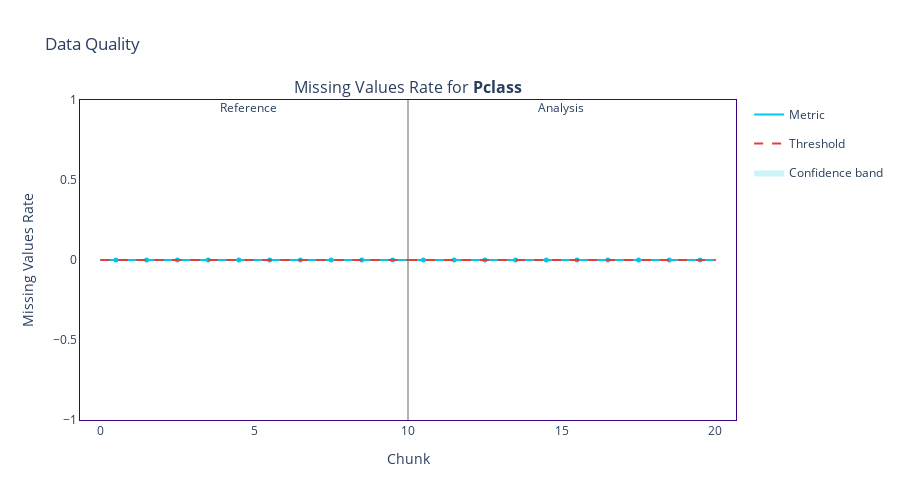
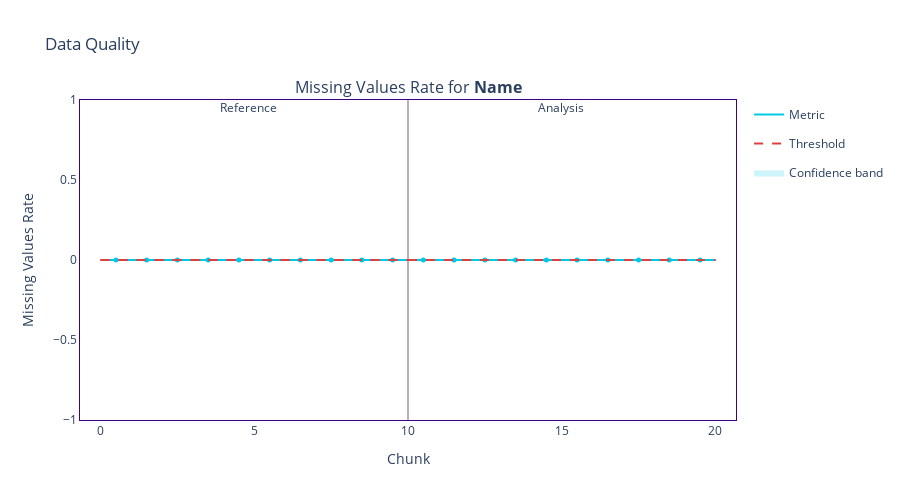
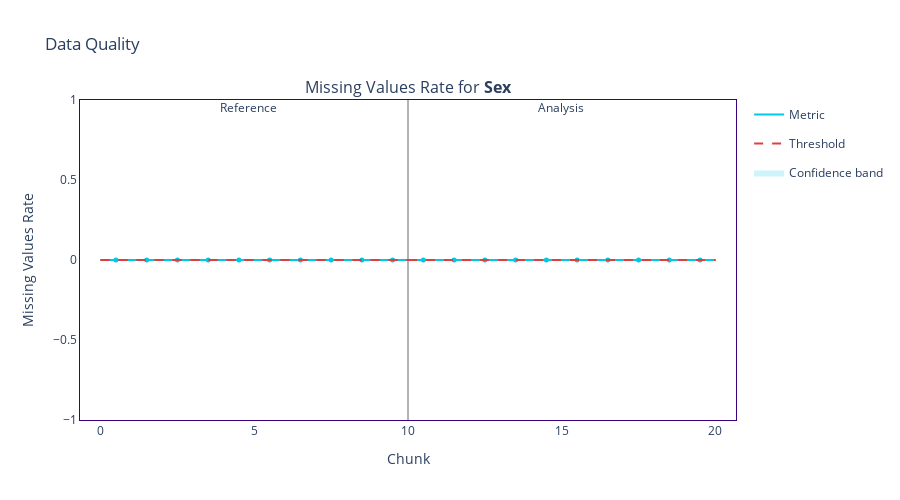
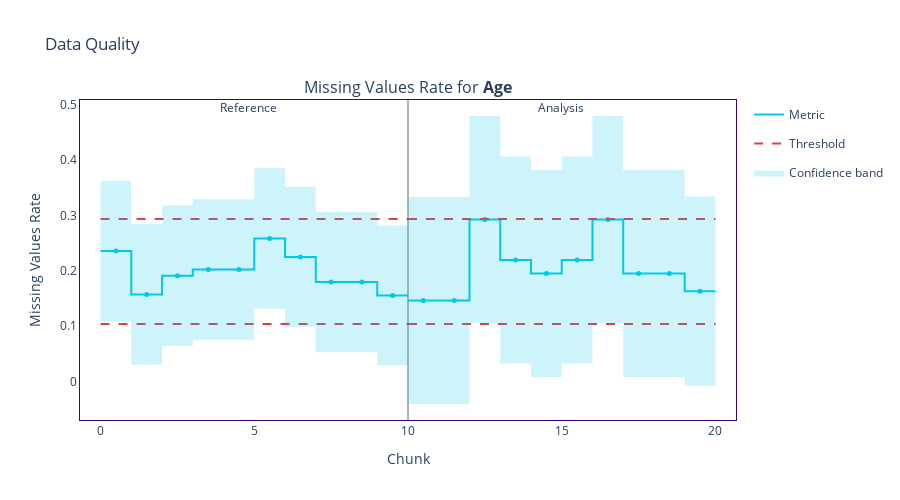

The code cell stored with these charts, in order, in its notebook:
### Code cell
for column_name in results.column_names:
     results.filter(column_names=column_name).plot().show()

### Figure 1 — Plotly figure (JSON) as saved in the notebook; plotly's stock layout.template omitted (floating-point values rounded to 4 significant figures)
{"data": [{"hoverinfo": "skip", "legendgroup": "metric_reference", "line": {"color": "#00c8e5", "shape": "hv", "width": 2}, "mode": "lines", "name": "Metric", "showlegend": true, "type": "scatter", "x": [0, 1, 2, 3, 4, 5, 6, 7, 8, 9, 10], "xaxis": "x", "y": [0, 0, 0, 0, 0, 0, 0, 0, 0, 0, 0], "yaxis": "y"}, {"customdata": [["Missing Values Rate for <b>Pclass</b>", "<b style=\"color:#00c8e5;line-height:60px\">Reference</b>", "", "[0:88]", "Chunk index: <b>0</b>", 0, 0], ["Missing Values Rate for <b>Pclass</b>", "<b style=\"color:#00c8e5;line-height:60px\">Reference</b>", "", "[89:177]", "Chunk index: <b>1</b>", 0, 0], ["Missing Values Rate for <b>Pclass</b>", "<b style=\"color:#00c8e5;line-height:60px\">Reference</b>", "", "[178:266]", "Chunk index: <b>2</b>", 0, 0], ["Missing Values Rate for <b>Pclass</b>", "<b style=\"color:#00c8e5;line-height:60px\">Reference</b>", "", "[267:355]", "Chunk index: <b>3</b>", 0, 0], ["Missing Values Rate for <b>Pclass</b>", "<b style=\"color:#00c8e5;line-height:60px\">Reference</b>", "", "[356:444]", "Chunk index: <b>4</b>", 0, 0], ["Missing Values Rate for <b>Pclass</b>", "<b style=\"color:#00c8e5;line-height:60px\">Reference</b>", "", "[445:533]", "Chunk index: <b>5</b>", 0, 0], ["Missing Values Rate for <b>Pclass</b>", "<b style=\"color:#00c8e5;line-height:60px\">Reference</b>", "", "[534:622]", "Chunk index: <b>6</b>", 0, 0], ["Missing Values Rate for <b>Pclass</b>", "<b style=\"color:#00c8e5;line-height:60px\">Reference</b>", "", "[623:711]", "Chunk index: <b>7</b>", 0, 0], ["Missing Values Rate for <b>Pclass</b>", "<b style=\"color:#00c8e5;line-height:60px\">Reference</b>", "", "[712:800]", "Chunk index: <b>8</b>", 0, 0], ["Missing Values Rate for <b>Pclass</b>", "<b style=\"color:#00c8e5;line-height:60px\">Reference</b>", "", "[801:890]", "Chunk index: <b>9</b>", 0, 0]], "hovertemplate": "%{customdata[1]} &nbsp; &nbsp; %{customdata[2]} <br />Chunk: <b>%{customdata[3]}</b> &nbsp; &nbsp; %{customdata[4]} <br />%{customdata[0]}: <b>%{customdata[5]}</b><br />Confidence band: +/- <b>%{customdata[6]}</b><br /><extra></extra>", "legendgroup": "metric_reference", "marker": {"color": "#00c8e5", "size": 5, "symbol": "circle"}, "mode": "markers", "name": "Metric", "showlegend": false, "type": "scatter", "x": [0.5, 1.5, 2.5, 3.5, 4.5, 5.5, 6.5, 7.5, 8.5, 9.5], "xaxis": "x", "y": [0, 0, 0, 0, 0, 0, 0, 0, 0, 0, 0], "yaxis": "y"}, {"hoverinfo": "skip", "legendgroup": "metric_analysis", "line": {"color": "#00c8e5", "shape": "hv", "width": 2}, "mode": "lines", "name": "Metric", "showlegend": false, "type": "scatter", "x": [10, 11, 12, 13, 14, 15, 16, 17, 18, 19, 20], "xaxis": "x", "y": [0, 0, 0, 0, 0, 0, 0, 0, 0, 0, 0], "yaxis": "y"}, {"customdata": [["Missing Values Rate for <b>Pclass</b>", "<b style=\"color:#3b0280;line-height:60px\">Analysis</b>", "", "[0:40]", "Chunk index: <b>0</b>", 0, 0], ["Missing Values Rate for <b>Pclass</b>", "<b style=\"color:#3b0280;line-height:60px\">Analysis</b>", "", "[41:81]", "Chunk index: <b>1</b>", 0, 0], ["Missing Values Rate for <b>Pclass</b>", "<b style=\"color:#3b0280;line-height:60px\">Analysis</b>", "", "[82:122]", "Chunk index: <b>2</b>", 0, 0], ["Missing Values Rate for <b>Pclass</b>", "<b style=\"color:#3b0280;line-height:60px\">Analysis</b>", "", "[123:163]", "Chunk index: <b>3</b>", 0, 0], ["Missing Values Rate for <b>Pclass</b>", "<b style=\"color:#3b0280;line-height:60px\">Analysis</b>", "", "[164:204]", "Chunk index: <b>4</b>", 0, 0], ["Missing Values Rate for <b>Pclass</b>", "<b style=\"color:#3b0280;line-height:60px\">Analysis</b>", "", "[205:245]", "Chunk index: <b>5</b>", 0, 0], ["Missing Values Rate for <b>Pclass</b>", "<b style=\"color:#3b0280;line-height:60px\">Analysis</b>", "", "[246:286]", "Chunk index: <b>6</b>", 0, 0], ["Missing Values Rate for <b>Pclass</b>", "<b style=\"color:#3b0280;line-height:60px\">Analysis</b>", "", "[287:327]", "Chunk index: <b>7</b>", 0, 0], ["Missing Values Rate for <b>Pclass</b>", "<b style=\"color:#3b0280;line-height:60px\">Analysis</b>", "", "[328:368]", "Chunk index: <b>8</b>", 0, 0], ["Missing Values Rate for <b>Pclass</b>", "<b style=\"color:#3b0280;line-height:60px\">Analysis</b>", "", "[369:417]", "Chunk index: <b>9</b>", 0, 0]], "hovertemplate": "%{customdata[1]} &nbsp; &nbsp; %{customdata[2]} <br />Chunk: <b>%{customdata[3]}</b> &nbsp; &nbsp; %{customdata[4]} <br />%{customdata[0]}: <b>%{customdata[5]}</b><br />Confidence band: +/- <b>%{customdata[6]}</b><br /><extra></extra>", "legendgroup": "metric_analysis", "marker": {"color": "#00c8e5", "size": 5, "symbol": "circle"}, "mode": "markers", "name": "Metric", "showlegend": false, "type": "scatter", "x": [10.5, 11.5, 12.5, 13.5, 14.5, 15.5, 16.5, 17.5, 18.5, 19.5], "xaxis": "x", "y": [0, 0, 0, 0, 0, 0, 0, 0, 0, 0, 0], "yaxis": "y"}, {"hoverinfo": "skip", "legendgroup": "alert", "marker": {"color": "#DD4040", "size": 8, "symbol": "diamond"}, "mode": "markers", "name": "Alert", "showlegend": true, "type": "scatter", "x": [], "xaxis": "x", "y": [], "yaxis": "y"}, {"hoverinfo": "skip", "legendgroup": "thresh", "line": {"color": "#DD4040", "dash": "dash", "width": 2}, "mode": "lines", "name": "Threshold", "showlegend": true, "type": "scatter", "x": [0, 1, 2, 3, 4, 5, 6, 7, 8, 9, 10], "xaxis": "x", "y": [0, 0, 0, 0, 0, 0, 0, 0, 0, 0, 0], "yaxis": "y"}, {"hoverinfo": "skip", "legendgroup": "thresh", "line": {"color": "#DD4040", "dash": "dash", "width": 2}, "mode": "lines", "name": "Threshold", "showlegend": false, "type": "scatter", "x": [0, 1, 2, 3, 4, 5, 6, 7, 8, 9, 10], "xaxis": "x", "y": [0, 0, 0, 0, 0, 0, 0, 0, 0, 0, 0], "yaxis": "y"}, {"hoverinfo": "skip", "legendgroup": "thresh", "line": {"color": "#DD4040", "dash": "dash", "width": 2}, "mode": "lines", "name": "Threshold", "showlegend": false, "type": "scatter", "x": [10, 11, 12, 13, 14, 15, 16, 17, 18, 19, 20], "xaxis": "x", "y": [0, 0, 0, 0, 0, 0, 0, 0, 0, 0, 0], "yaxis": "y"}, {"hoverinfo": "skip", "legendgroup": "thresh", "line": {"color": "#DD4040", "dash": "dash", "width": 2}, "mode": "lines", "name": "Threshold", "showlegend": false, "type": "scatter", "x": [10, 11, 12, 13, 14, 15, 16, 17, 18, 19, 20], "xaxis": "x", "y": [0, 0, 0, 0, 0, 0, 0, 0, 0, 0, 0], "yaxis": "y"}, {"hoverinfo": "skip", "line": {"color": "rgba(0,0,0,0)", "shape": "hv"}, "mode": "lines", "name": "Confidence band", "showlegend": false, "type": "scatter", "x": [0, 1, 2, 3, 4, 5, 6, 7, 8, 9, 10], "xaxis": "x", "y": [0, 0, 0, 0, 0, 0, 0, 0, 0, 0, 0], "yaxis": "y"}, {"fill": "tonexty", "fillcolor": "rgba(0.0, 0.7843137254901961, 0.8980392156862745, 0.2)", "hoverinfo": "skip", "line": {"color": "rgba(0,0,0,0)", "shape": "hv"}, "mode": "lines", "name": "Confidence band", "showlegend": true, "type": "scatter", "x": [0, 1, 2, 3, 4, 5, 6, 7, 8, 9, 10], "xaxis": "x", "y": [0, 0, 0, 0, 0, 0, 0, 0, 0, 0, 0], "yaxis": "y"}, {"hoverinfo": "skip", "line": {"color": "rgba(0,0,0,0)", "shape": "hv"}, "mode": "lines", "name": "Confidence band", "showlegend": false, "type": "scatter", "x": [10, 11, 12, 13, 14, 15, 16, 17, 18, 19, 20], "xaxis": "x", "y": [0, 0, 0, 0, 0, 0, 0, 0, 0, 0, 0], "yaxis": "y"}, {"fill": "tonexty", "fillcolor": "rgba(0.0, 0.7843137254901961, 0.8980392156862745, 0.2)", "hoverinfo": "skip", "line": {"color": "rgba(0,0,0,0)", "shape": "hv"}, "mode": "lines", "name": "Confidence band", "showlegend": false, "type": "scatter", "x": [10, 11, 12, 13, 14, 15, 16, 17, 18, 19, 20], "xaxis": "x", "y": [0, 0, 0, 0, 0, 0, 0, 0, 0, 0, 0], "yaxis": "y"}], "layout": {"annotations": [{"font": {"size": 16}, "showarrow": false, "text": "Missing Values Rate for <b>Pclass</b>", "x": 0.5, "xanchor": "center", "xref": "paper", "y": 1, "yanchor": "bottom", "yref": "paper"}, {"showarrow": false, "text": "Reference", "x": 4.5, "xref": "x", "xshift": 10, "y": 1.01, "yref": "y domain"}, {"showarrow": false, "text": "Analysis", "x": 14.5, "xref": "x", "xshift": 15, "y": 1.01, "yref": "y domain"}], "height": 500, "hoverlabel": {"bgcolor": "white", "font": {"size": 14}}, "legend": {"itemclick": false, "itemdoubleclick": false, "traceorder": "grouped"}, "paper_bgcolor": "rgba(255,255,255,1)", "plot_bgcolor": "rgba(255,255,255,1)", "shapes": [{"layer": "below", "line": {"color": "#666666", "width": 1}, "type": "line", "x0": 10, "x1": 10, "xref": "x", "y0": 0, "y1": 1, "yref": "y domain"}], "title": {"text": "Data Quality "}, "xaxis": {"anchor": "y", "domain": [0, 1], "linecolor": "#3b0280", "matches": "x", "mirror": true, "showgrid": false, "title": {"text": "Chunk"}, "zeroline": false}, "yaxis": {"anchor": "x", "domain": [0, 1], "linecolor": "#3b0280", "mirror": true, "showgrid": false, "title": {"text": "Missing Values Rate"}, "zeroline": false}}}

### Figure 2 — Plotly figure (JSON) as saved in the notebook; plotly's stock layout.template omitted (floating-point values rounded to 4 significant figures)
{"data": [{"hoverinfo": "skip", "legendgroup": "metric_reference", "line": {"color": "#00c8e5", "shape": "hv", "width": 2}, "mode": "lines", "name": "Metric", "showlegend": true, "type": "scatter", "x": [0, 1, 2, 3, 4, 5, 6, 7, 8, 9, 10], "xaxis": "x", "y": [0, 0, 0, 0, 0, 0, 0, 0, 0, 0, 0], "yaxis": "y"}, {"customdata": [["Missing Values Rate for <b>Name</b>", "<b style=\"color:#00c8e5;line-height:60px\">Reference</b>", "", "[0:88]", "Chunk index: <b>0</b>", 0, 0], ["Missing Values Rate for <b>Name</b>", "<b style=\"color:#00c8e5;line-height:60px\">Reference</b>", "", "[89:177]", "Chunk index: <b>1</b>", 0, 0], ["Missing Values Rate for <b>Name</b>", "<b style=\"color:#00c8e5;line-height:60px\">Reference</b>", "", "[178:266]", "Chunk index: <b>2</b>", 0, 0], ["Missing Values Rate for <b>Name</b>", "<b style=\"color:#00c8e5;line-height:60px\">Reference</b>", "", "[267:355]", "Chunk index: <b>3</b>", 0, 0], ["Missing Values Rate for <b>Name</b>", "<b style=\"color:#00c8e5;line-height:60px\">Reference</b>", "", "[356:444]", "Chunk index: <b>4</b>", 0, 0], ["Missing Values Rate for <b>Name</b>", "<b style=\"color:#00c8e5;line-height:60px\">Reference</b>", "", "[445:533]", "Chunk index: <b>5</b>", 0, 0], ["Missing Values Rate for <b>Name</b>", "<b style=\"color:#00c8e5;line-height:60px\">Reference</b>", "", "[534:622]", "Chunk index: <b>6</b>", 0, 0], ["Missing Values Rate for <b>Name</b>", "<b style=\"color:#00c8e5;line-height:60px\">Reference</b>", "", "[623:711]", "Chunk index: <b>7</b>", 0, 0], ["Missing Values Rate for <b>Name</b>", "<b style=\"color:#00c8e5;line-height:60px\">Reference</b>", "", "[712:800]", "Chunk index: <b>8</b>", 0, 0], ["Missing Values Rate for <b>Name</b>", "<b style=\"color:#00c8e5;line-height:60px\">Reference</b>", "", "[801:890]", "Chunk index: <b>9</b>", 0, 0]], "hovertemplate": "%{customdata[1]} &nbsp; &nbsp; %{customdata[2]} <br />Chunk: <b>%{customdata[3]}</b> &nbsp; &nbsp; %{customdata[4]} <br />%{customdata[0]}: <b>%{customdata[5]}</b><br />Confidence band: +/- <b>%{customdata[6]}</b><br /><extra></extra>", "legendgroup": "metric_reference", "marker": {"color": "#00c8e5", "size": 5, "symbol": "circle"}, "mode": "markers", "name": "Metric", "showlegend": false, "type": "scatter", "x": [0.5, 1.5, 2.5, 3.5, 4.5, 5.5, 6.5, 7.5, 8.5, 9.5], "xaxis": "x", "y": [0, 0, 0, 0, 0, 0, 0, 0, 0, 0, 0], "yaxis": "y"}, {"hoverinfo": "skip", "legendgroup": "metric_analysis", "line": {"color": "#00c8e5", "shape": "hv", "width": 2}, "mode": "lines", "name": "Metric", "showlegend": false, "type": "scatter", "x": [10, 11, 12, 13, 14, 15, 16, 17, 18, 19, 20], "xaxis": "x", "y": [0, 0, 0, 0, 0, 0, 0, 0, 0, 0, 0], "yaxis": "y"}, {"customdata": [["Missing Values Rate for <b>Name</b>", "<b style=\"color:#3b0280;line-height:60px\">Analysis</b>", "", "[0:40]", "Chunk index: <b>0</b>", 0, 0], ["Missing Values Rate for <b>Name</b>", "<b style=\"color:#3b0280;line-height:60px\">Analysis</b>", "", "[41:81]", "Chunk index: <b>1</b>", 0, 0], ["Missing Values Rate for <b>Name</b>", "<b style=\"color:#3b0280;line-height:60px\">Analysis</b>", "", "[82:122]", "Chunk index: <b>2</b>", 0, 0], ["Missing Values Rate for <b>Name</b>", "<b style=\"color:#3b0280;line-height:60px\">Analysis</b>", "", "[123:163]", "Chunk index: <b>3</b>", 0, 0], ["Missing Values Rate for <b>Name</b>", "<b style=\"color:#3b0280;line-height:60px\">Analysis</b>", "", "[164:204]", "Chunk index: <b>4</b>", 0, 0], ["Missing Values Rate for <b>Name</b>", "<b style=\"color:#3b0280;line-height:60px\">Analysis</b>", "", "[205:245]", "Chunk index: <b>5</b>", 0, 0], ["Missing Values Rate for <b>Name</b>", "<b style=\"color:#3b0280;line-height:60px\">Analysis</b>", "", "[246:286]", "Chunk index: <b>6</b>", 0, 0], ["Missing Values Rate for <b>Name</b>", "<b style=\"color:#3b0280;line-height:60px\">Analysis</b>", "", "[287:327]", "Chunk index: <b>7</b>", 0, 0], ["Missing Values Rate for <b>Name</b>", "<b style=\"color:#3b0280;line-height:60px\">Analysis</b>", "", "[328:368]", "Chunk index: <b>8</b>", 0, 0], ["Missing Values Rate for <b>Name</b>", "<b style=\"color:#3b0280;line-height:60px\">Analysis</b>", "", "[369:417]", "Chunk index: <b>9</b>", 0, 0]], "hovertemplate": "%{customdata[1]} &nbsp; &nbsp; %{customdata[2]} <br />Chunk: <b>%{customdata[3]}</b> &nbsp; &nbsp; %{customdata[4]} <br />%{customdata[0]}: <b>%{customdata[5]}</b><br />Confidence band: +/- <b>%{customdata[6]}</b><br /><extra></extra>", "legendgroup": "metric_analysis", "marker": {"color": "#00c8e5", "size": 5, "symbol": "circle"}, "mode": "markers", "name": "Metric", "showlegend": false, "type": "scatter", "x": [10.5, 11.5, 12.5, 13.5, 14.5, 15.5, 16.5, 17.5, 18.5, 19.5], "xaxis": "x", "y": [0, 0, 0, 0, 0, 0, 0, 0, 0, 0, 0], "yaxis": "y"}, {"hoverinfo": "skip", "legendgroup": "alert", "marker": {"color": "#DD4040", "size": 8, "symbol": "diamond"}, "mode": "markers", "name": "Alert", "showlegend": true, "type": "scatter", "x": [], "xaxis": "x", "y": [], "yaxis": "y"}, {"hoverinfo": "skip", "legendgroup": "thresh", "line": {"color": "#DD4040", "dash": "dash", "width": 2}, "mode": "lines", "name": "Threshold", "showlegend": true, "type": "scatter", "x": [0, 1, 2, 3, 4, 5, 6, 7, 8, 9, 10], "xaxis": "x", "y": [0, 0, 0, 0, 0, 0, 0, 0, 0, 0, 0], "yaxis": "y"}, {"hoverinfo": "skip", "legendgroup": "thresh", "line": {"color": "#DD4040", "dash": "dash", "width": 2}, "mode": "lines", "name": "Threshold", "showlegend": false, "type": "scatter", "x": [0, 1, 2, 3, 4, 5, 6, 7, 8, 9, 10], "xaxis": "x", "y": [0, 0, 0, 0, 0, 0, 0, 0, 0, 0, 0], "yaxis": "y"}, {"hoverinfo": "skip", "legendgroup": "thresh", "line": {"color": "#DD4040", "dash": "dash", "width": 2}, "mode": "lines", "name": "Threshold", "showlegend": false, "type": "scatter", "x": [10, 11, 12, 13, 14, 15, 16, 17, 18, 19, 20], "xaxis": "x", "y": [0, 0, 0, 0, 0, 0, 0, 0, 0, 0, 0], "yaxis": "y"}, {"hoverinfo": "skip", "legendgroup": "thresh", "line": {"color": "#DD4040", "dash": "dash", "width": 2}, "mode": "lines", "name": "Threshold", "showlegend": false, "type": "scatter", "x": [10, 11, 12, 13, 14, 15, 16, 17, 18, 19, 20], "xaxis": "x", "y": [0, 0, 0, 0, 0, 0, 0, 0, 0, 0, 0], "yaxis": "y"}, {"hoverinfo": "skip", "line": {"color": "rgba(0,0,0,0)", "shape": "hv"}, "mode": "lines", "name": "Confidence band", "showlegend": false, "type": "scatter", "x": [0, 1, 2, 3, 4, 5, 6, 7, 8, 9, 10], "xaxis": "x", "y": [0, 0, 0, 0, 0, 0, 0, 0, 0, 0, 0], "yaxis": "y"}, {"fill": "tonexty", "fillcolor": "rgba(0.0, 0.7843137254901961, 0.8980392156862745, 0.2)", "hoverinfo": "skip", "line": {"color": "rgba(0,0,0,0)", "shape": "hv"}, "mode": "lines", "name": "Confidence band", "showlegend": true, "type": "scatter", "x": [0, 1, 2, 3, 4, 5, 6, 7, 8, 9, 10], "xaxis": "x", "y": [0, 0, 0, 0, 0, 0, 0, 0, 0, 0, 0], "yaxis": "y"}, {"hoverinfo": "skip", "line": {"color": "rgba(0,0,0,0)", "shape": "hv"}, "mode": "lines", "name": "Confidence band", "showlegend": false, "type": "scatter", "x": [10, 11, 12, 13, 14, 15, 16, 17, 18, 19, 20], "xaxis": "x", "y": [0, 0, 0, 0, 0, 0, 0, 0, 0, 0, 0], "yaxis": "y"}, {"fill": "tonexty", "fillcolor": "rgba(0.0, 0.7843137254901961, 0.8980392156862745, 0.2)", "hoverinfo": "skip", "line": {"color": "rgba(0,0,0,0)", "shape": "hv"}, "mode": "lines", "name": "Confidence band", "showlegend": false, "type": "scatter", "x": [10, 11, 12, 13, 14, 15, 16, 17, 18, 19, 20], "xaxis": "x", "y": [0, 0, 0, 0, 0, 0, 0, 0, 0, 0, 0], "yaxis": "y"}], "layout": {"annotations": [{"font": {"size": 16}, "showarrow": false, "text": "Missing Values Rate for <b>Name</b>", "x": 0.5, "xanchor": "center", "xref": "paper", "y": 1, "yanchor": "bottom", "yref": "paper"}, {"showarrow": false, "text": "Reference", "x": 4.5, "xref": "x", "xshift": 10, "y": 1.01, "yref": "y domain"}, {"showarrow": false, "text": "Analysis", "x": 14.5, "xref": "x", "xshift": 15, "y": 1.01, "yref": "y domain"}], "height": 500, "hoverlabel": {"bgcolor": "white", "font": {"size": 14}}, "legend": {"itemclick": false, "itemdoubleclick": false, "traceorder": "grouped"}, "paper_bgcolor": "rgba(255,255,255,1)", "plot_bgcolor": "rgba(255,255,255,1)", "shapes": [{"layer": "below", "line": {"color": "#666666", "width": 1}, "type": "line", "x0": 10, "x1": 10, "xref": "x", "y0": 0, "y1": 1, "yref": "y domain"}], "title": {"text": "Data Quality "}, "xaxis": {"anchor": "y", "domain": [0, 1], "linecolor": "#3b0280", "matches": "x", "mirror": true, "showgrid": false, "title": {"text": "Chunk"}, "zeroline": false}, "yaxis": {"anchor": "x", "domain": [0, 1], "linecolor": "#3b0280", "mirror": true, "showgrid": false, "title": {"text": "Missing Values Rate"}, "zeroline": false}}}

### Figure 3 — Plotly figure (JSON) as saved in the notebook; plotly's stock layout.template omitted (floating-point values rounded to 4 significant figures)
{"data": [{"hoverinfo": "skip", "legendgroup": "metric_reference", "line": {"color": "#00c8e5", "shape": "hv", "width": 2}, "mode": "lines", "name": "Metric", "showlegend": true, "type": "scatter", "x": [0, 1, 2, 3, 4, 5, 6, 7, 8, 9, 10], "xaxis": "x", "y": [0, 0, 0, 0, 0, 0, 0, 0, 0, 0, 0], "yaxis": "y"}, {"customdata": [["Missing Values Rate for <b>Sex</b>", "<b style=\"color:#00c8e5;line-height:60px\">Reference</b>", "", "[0:88]", "Chunk index: <b>0</b>", 0, 0], ["Missing Values Rate for <b>Sex</b>", "<b style=\"color:#00c8e5;line-height:60px\">Reference</b>", "", "[89:177]", "Chunk index: <b>1</b>", 0, 0], ["Missing Values Rate for <b>Sex</b>", "<b style=\"color:#00c8e5;line-height:60px\">Reference</b>", "", "[178:266]", "Chunk index: <b>2</b>", 0, 0], ["Missing Values Rate for <b>Sex</b>", "<b style=\"color:#00c8e5;line-height:60px\">Reference</b>", "", "[267:355]", "Chunk index: <b>3</b>", 0, 0], ["Missing Values Rate for <b>Sex</b>", "<b style=\"color:#00c8e5;line-height:60px\">Reference</b>", "", "[356:444]", "Chunk index: <b>4</b>", 0, 0], ["Missing Values Rate for <b>Sex</b>", "<b style=\"color:#00c8e5;line-height:60px\">Reference</b>", "", "[445:533]", "Chunk index: <b>5</b>", 0, 0], ["Missing Values Rate for <b>Sex</b>", "<b style=\"color:#00c8e5;line-height:60px\">Reference</b>", "", "[534:622]", "Chunk index: <b>6</b>", 0, 0], ["Missing Values Rate for <b>Sex</b>", "<b style=\"color:#00c8e5;line-height:60px\">Reference</b>", "", "[623:711]", "Chunk index: <b>7</b>", 0, 0], ["Missing Values Rate for <b>Sex</b>", "<b style=\"color:#00c8e5;line-height:60px\">Reference</b>", "", "[712:800]", "Chunk index: <b>8</b>", 0, 0], ["Missing Values Rate for <b>Sex</b>", "<b style=\"color:#00c8e5;line-height:60px\">Reference</b>", "", "[801:890]", "Chunk index: <b>9</b>", 0, 0]], "hovertemplate": "%{customdata[1]} &nbsp; &nbsp; %{customdata[2]} <br />Chunk: <b>%{customdata[3]}</b> &nbsp; &nbsp; %{customdata[4]} <br />%{customdata[0]}: <b>%{customdata[5]}</b><br />Confidence band: +/- <b>%{customdata[6]}</b><br /><extra></extra>", "legendgroup": "metric_reference", "marker": {"color": "#00c8e5", "size": 5, "symbol": "circle"}, "mode": "markers", "name": "Metric", "showlegend": false, "type": "scatter", "x": [0.5, 1.5, 2.5, 3.5, 4.5, 5.5, 6.5, 7.5, 8.5, 9.5], "xaxis": "x", "y": [0, 0, 0, 0, 0, 0, 0, 0, 0, 0, 0], "yaxis": "y"}, {"hoverinfo": "skip", "legendgroup": "metric_analysis", "line": {"color": "#00c8e5", "shape": "hv", "width": 2}, "mode": "lines", "name": "Metric", "showlegend": false, "type": "scatter", "x": [10, 11, 12, 13, 14, 15, 16, 17, 18, 19, 20], "xaxis": "x", "y": [0, 0, 0, 0, 0, 0, 0, 0, 0, 0, 0], "yaxis": "y"}, {"customdata": [["Missing Values Rate for <b>Sex</b>", "<b style=\"color:#3b0280;line-height:60px\">Analysis</b>", "", "[0:40]", "Chunk index: <b>0</b>", 0, 0], ["Missing Values Rate for <b>Sex</b>", "<b style=\"color:#3b0280;line-height:60px\">Analysis</b>", "", "[41:81]", "Chunk index: <b>1</b>", 0, 0], ["Missing Values Rate for <b>Sex</b>", "<b style=\"color:#3b0280;line-height:60px\">Analysis</b>", "", "[82:122]", "Chunk index: <b>2</b>", 0, 0], ["Missing Values Rate for <b>Sex</b>", "<b style=\"color:#3b0280;line-height:60px\">Analysis</b>", "", "[123:163]", "Chunk index: <b>3</b>", 0, 0], ["Missing Values Rate for <b>Sex</b>", "<b style=\"color:#3b0280;line-height:60px\">Analysis</b>", "", "[164:204]", "Chunk index: <b>4</b>", 0, 0], ["Missing Values Rate for <b>Sex</b>", "<b style=\"color:#3b0280;line-height:60px\">Analysis</b>", "", "[205:245]", "Chunk index: <b>5</b>", 0, 0], ["Missing Values Rate for <b>Sex</b>", "<b style=\"color:#3b0280;line-height:60px\">Analysis</b>", "", "[246:286]", "Chunk index: <b>6</b>", 0, 0], ["Missing Values Rate for <b>Sex</b>", "<b style=\"color:#3b0280;line-height:60px\">Analysis</b>", "", "[287:327]", "Chunk index: <b>7</b>", 0, 0], ["Missing Values Rate for <b>Sex</b>", "<b style=\"color:#3b0280;line-height:60px\">Analysis</b>", "", "[328:368]", "Chunk index: <b>8</b>", 0, 0], ["Missing Values Rate for <b>Sex</b>", "<b style=\"color:#3b0280;line-height:60px\">Analysis</b>", "", "[369:417]", "Chunk index: <b>9</b>", 0, 0]], "hovertemplate": "%{customdata[1]} &nbsp; &nbsp; %{customdata[2]} <br />Chunk: <b>%{customdata[3]}</b> &nbsp; &nbsp; %{customdata[4]} <br />%{customdata[0]}: <b>%{customdata[5]}</b><br />Confidence band: +/- <b>%{customdata[6]}</b><br /><extra></extra>", "legendgroup": "metric_analysis", "marker": {"color": "#00c8e5", "size": 5, "symbol": "circle"}, "mode": "markers", "name": "Metric", "showlegend": false, "type": "scatter", "x": [10.5, 11.5, 12.5, 13.5, 14.5, 15.5, 16.5, 17.5, 18.5, 19.5], "xaxis": "x", "y": [0, 0, 0, 0, 0, 0, 0, 0, 0, 0, 0], "yaxis": "y"}, {"hoverinfo": "skip", "legendgroup": "alert", "marker": {"color": "#DD4040", "size": 8, "symbol": "diamond"}, "mode": "markers", "name": "Alert", "showlegend": true, "type": "scatter", "x": [], "xaxis": "x", "y": [], "yaxis": "y"}, {"hoverinfo": "skip", "legendgroup": "thresh", "line": {"color": "#DD4040", "dash": "dash", "width": 2}, "mode": "lines", "name": "Threshold", "showlegend": true, "type": "scatter", "x": [0, 1, 2, 3, 4, 5, 6, 7, 8, 9, 10], "xaxis": "x", "y": [0, 0, 0, 0, 0, 0, 0, 0, 0, 0, 0], "yaxis": "y"}, {"hoverinfo": "skip", "legendgroup": "thresh", "line": {"color": "#DD4040", "dash": "dash", "width": 2}, "mode": "lines", "name": "Threshold", "showlegend": false, "type": "scatter", "x": [0, 1, 2, 3, 4, 5, 6, 7, 8, 9, 10], "xaxis": "x", "y": [0, 0, 0, 0, 0, 0, 0, 0, 0, 0, 0], "yaxis": "y"}, {"hoverinfo": "skip", "legendgroup": "thresh", "line": {"color": "#DD4040", "dash": "dash", "width": 2}, "mode": "lines", "name": "Threshold", "showlegend": false, "type": "scatter", "x": [10, 11, 12, 13, 14, 15, 16, 17, 18, 19, 20], "xaxis": "x", "y": [0, 0, 0, 0, 0, 0, 0, 0, 0, 0, 0], "yaxis": "y"}, {"hoverinfo": "skip", "legendgroup": "thresh", "line": {"color": "#DD4040", "dash": "dash", "width": 2}, "mode": "lines", "name": "Threshold", "showlegend": false, "type": "scatter", "x": [10, 11, 12, 13, 14, 15, 16, 17, 18, 19, 20], "xaxis": "x", "y": [0, 0, 0, 0, 0, 0, 0, 0, 0, 0, 0], "yaxis": "y"}, {"hoverinfo": "skip", "line": {"color": "rgba(0,0,0,0)", "shape": "hv"}, "mode": "lines", "name": "Confidence band", "showlegend": false, "type": "scatter", "x": [0, 1, 2, 3, 4, 5, 6, 7, 8, 9, 10], "xaxis": "x", "y": [0, 0, 0, 0, 0, 0, 0, 0, 0, 0, 0], "yaxis": "y"}, {"fill": "tonexty", "fillcolor": "rgba(0.0, 0.7843137254901961, 0.8980392156862745, 0.2)", "hoverinfo": "skip", "line": {"color": "rgba(0,0,0,0)", "shape": "hv"}, "mode": "lines", "name": "Confidence band", "showlegend": true, "type": "scatter", "x": [0, 1, 2, 3, 4, 5, 6, 7, 8, 9, 10], "xaxis": "x", "y": [0, 0, 0, 0, 0, 0, 0, 0, 0, 0, 0], "yaxis": "y"}, {"hoverinfo": "skip", "line": {"color": "rgba(0,0,0,0)", "shape": "hv"}, "mode": "lines", "name": "Confidence band", "showlegend": false, "type": "scatter", "x": [10, 11, 12, 13, 14, 15, 16, 17, 18, 19, 20], "xaxis": "x", "y": [0, 0, 0, 0, 0, 0, 0, 0, 0, 0, 0], "yaxis": "y"}, {"fill": "tonexty", "fillcolor": "rgba(0.0, 0.7843137254901961, 0.8980392156862745, 0.2)", "hoverinfo": "skip", "line": {"color": "rgba(0,0,0,0)", "shape": "hv"}, "mode": "lines", "name": "Confidence band", "showlegend": false, "type": "scatter", "x": [10, 11, 12, 13, 14, 15, 16, 17, 18, 19, 20], "xaxis": "x", "y": [0, 0, 0, 0, 0, 0, 0, 0, 0, 0, 0], "yaxis": "y"}], "layout": {"annotations": [{"font": {"size": 16}, "showarrow": false, "text": "Missing Values Rate for <b>Sex</b>", "x": 0.5, "xanchor": "center", "xref": "paper", "y": 1, "yanchor": "bottom", "yref": "paper"}, {"showarrow": false, "text": "Reference", "x": 4.5, "xref": "x", "xshift": 10, "y": 1.01, "yref": "y domain"}, {"showarrow": false, "text": "Analysis", "x": 14.5, "xref": "x", "xshift": 15, "y": 1.01, "yref": "y domain"}], "height": 500, "hoverlabel": {"bgcolor": "white", "font": {"size": 14}}, "legend": {"itemclick": false, "itemdoubleclick": false, "traceorder": "grouped"}, "paper_bgcolor": "rgba(255,255,255,1)", "plot_bgcolor": "rgba(255,255,255,1)", "shapes": [{"layer": "below", "line": {"color": "#666666", "width": 1}, "type": "line", "x0": 10, "x1": 10, "xref": "x", "y0": 0, "y1": 1, "yref": "y domain"}], "title": {"text": "Data Quality "}, "xaxis": {"anchor": "y", "domain": [0, 1], "linecolor": "#3b0280", "matches": "x", "mirror": true, "showgrid": false, "title": {"text": "Chunk"}, "zeroline": false}, "yaxis": {"anchor": "x", "domain": [0, 1], "linecolor": "#3b0280", "mirror": true, "showgrid": false, "title": {"text": "Missing Values Rate"}, "zeroline": false}}}

### Figure 4 — Plotly figure (JSON) as saved in the notebook; plotly's stock layout.template omitted (floating-point values rounded to 4 significant figures)
{"data": [{"hoverinfo": "skip", "legendgroup": "metric_reference", "line": {"color": "#00c8e5", "shape": "hv", "width": 2}, "mode": "lines", "name": "Metric", "showlegend": true, "type": "scatter", "x": [0, 1, 2, 3, 4, 5, 6, 7, 8, 9, 10], "xaxis": "x", "y": [0.236, 0.1573, 0.191, 0.2022, 0.2022, 0.2584, 0.2247, 0.1798, 0.1798, 0.1556, 0.1556], "yaxis": "y"}, {"customdata": [["Missing Values Rate for <b>Age</b>", "<b style=\"color:#00c8e5;line-height:60px\">Reference</b>", "", "[0:88]", "Chunk index: <b>0</b>", 0.236, 0.1269], ["Missing Values Rate for <b>Age</b>", "<b style=\"color:#00c8e5;line-height:60px\">Reference</b>", "", "[89:177]", "Chunk index: <b>1</b>", 0.1573, 0.1269], ["Missing Values Rate for <b>Age</b>", "<b style=\"color:#00c8e5;line-height:60px\">Reference</b>", "", "[178:266]", "Chunk index: <b>2</b>", 0.191, 0.1269], ["Missing Values Rate for <b>Age</b>", "<b style=\"color:#00c8e5;line-height:60px\">Reference</b>", "", "[267:355]", "Chunk index: <b>3</b>", 0.2022, 0.1269], ["Missing Values Rate for <b>Age</b>", "<b style=\"color:#00c8e5;line-height:60px\">Reference</b>", "", "[356:444]", "Chunk index: <b>4</b>", 0.2022, 0.1269], ["Missing Values Rate for <b>Age</b>", "<b style=\"color:#00c8e5;line-height:60px\">Reference</b>", "", "[445:533]", "Chunk index: <b>5</b>", 0.2584, 0.1269], ["Missing Values Rate for <b>Age</b>", "<b style=\"color:#00c8e5;line-height:60px\">Reference</b>", "", "[534:622]", "Chunk index: <b>6</b>", 0.2247, 0.1269], ["Missing Values Rate for <b>Age</b>", "<b style=\"color:#00c8e5;line-height:60px\">Reference</b>", "", "[623:711]", "Chunk index: <b>7</b>", 0.1798, 0.1269], ["Missing Values Rate for <b>Age</b>", "<b style=\"color:#00c8e5;line-height:60px\">Reference</b>", "", "[712:800]", "Chunk index: <b>8</b>", 0.1798, 0.1269], ["Missing Values Rate for <b>Age</b>", "<b style=\"color:#00c8e5;line-height:60px\">Reference</b>", "", "[801:890]", "Chunk index: <b>9</b>", 0.1556, 0.1262]], "hovertemplate": "%{customdata[1]} &nbsp; &nbsp; %{customdata[2]} <br />Chunk: <b>%{customdata[3]}</b> &nbsp; &nbsp; %{customdata[4]} <br />%{customdata[0]}: <b>%{customdata[5]}</b><br />Confidence band: +/- <b>%{customdata[6]}</b><br /><extra></extra>", "legendgroup": "metric_reference", "marker": {"color": "#00c8e5", "size": 5, "symbol": "circle"}, "mode": "markers", "name": "Metric", "showlegend": false, "type": "scatter", "x": [0.5, 1.5, 2.5, 3.5, 4.5, 5.5, 6.5, 7.5, 8.5, 9.5], "xaxis": "x", "y": [0.236, 0.1573, 0.191, 0.2022, 0.2022, 0.2584, 0.2247, 0.1798, 0.1798, 0.1556, 0.1556], "yaxis": "y"}, {"hoverinfo": "skip", "legendgroup": "metric_analysis", "line": {"color": "#00c8e5", "shape": "hv", "width": 2}, "mode": "lines", "name": "Metric", "showlegend": false, "type": "scatter", "x": [10, 11, 12, 13, 14, 15, 16, 17, 18, 19, 20], "xaxis": "x", "y": [0.1463, 0.1463, 0.2927, 0.2195, 0.1951, 0.2195, 0.2927, 0.1951, 0.1951, 0.1633, 0.1633], "yaxis": "y"}, {"customdata": [["Missing Values Rate for <b>Age</b>", "<b style=\"color:#3b0280;line-height:60px\">Analysis</b>", "", "[0:40]", "Chunk index: <b>0</b>", 0.1463, 0.1869], ["Missing Values Rate for <b>Age</b>", "<b style=\"color:#3b0280;line-height:60px\">Analysis</b>", "", "[41:81]", "Chunk index: <b>1</b>", 0.1463, 0.1869], ["Missing Values Rate for <b>Age</b>", "<b style=\"color:#3b0280;line-height:60px\">Analysis</b>", "", "[82:122]", "Chunk index: <b>2</b>", 0.2927, 0.1869], ["Missing Values Rate for <b>Age</b>", "<b style=\"color:#3b0280;line-height:60px\">Analysis</b>", "", "[123:163]", "Chunk index: <b>3</b>", 0.2195, 0.1869], ["Missing Values Rate for <b>Age</b>", "<b style=\"color:#3b0280;line-height:60px\">Analysis</b>", "", "[164:204]", "Chunk index: <b>4</b>", 0.1951, 0.1869], ["Missing Values Rate for <b>Age</b>", "<b style=\"color:#3b0280;line-height:60px\">Analysis</b>", "", "[205:245]", "Chunk index: <b>5</b>", 0.2195, 0.1869], ["Missing Values Rate for <b>Age</b>", "<b style=\"color:#3b0280;line-height:60px\">Analysis</b>", "", "[246:286]", "Chunk index: <b>6</b>", 0.2927, 0.1869], ["Missing Values Rate for <b>Age</b>", "<b style=\"color:#3b0280;line-height:60px\">Analysis</b>", "", "[287:327]", "Chunk index: <b>7</b>", 0.1951, 0.1869], ["Missing Values Rate for <b>Age</b>", "<b style=\"color:#3b0280;line-height:60px\">Analysis</b>", "", "[328:368]", "Chunk index: <b>8</b>", 0.1951, 0.1869], ["Missing Values Rate for <b>Age</b>", "<b style=\"color:#3b0280;line-height:60px\">Analysis</b>", "", "[369:417]", "Chunk index: <b>9</b>", 0.1633, 0.171]], "hovertemplate": "%{customdata[1]} &nbsp; &nbsp; %{customdata[2]} <br />Chunk: <b>%{customdata[3]}</b> &nbsp; &nbsp; %{customdata[4]} <br />%{customdata[0]}: <b>%{customdata[5]}</b><br />Confidence band: +/- <b>%{customdata[6]}</b><br /><extra></extra>", "legendgroup": "metric_analysis", "marker": {"color": "#00c8e5", "size": 5, "symbol": "circle"}, "mode": "markers", "name": "Metric", "showlegend": false, "type": "scatter", "x": [10.5, 11.5, 12.5, 13.5, 14.5, 15.5, 16.5, 17.5, 18.5, 19.5], "xaxis": "x", "y": [0.1463, 0.1463, 0.2927, 0.2195, 0.1951, 0.2195, 0.2927, 0.1951, 0.1951, 0.1633, 0.1633], "yaxis": "y"}, {"hoverinfo": "skip", "legendgroup": "alert", "marker": {"color": "#DD4040", "size": 8, "symbol": "diamond"}, "mode": "markers", "name": "Alert", "showlegend": true, "type": "scatter", "x": [], "xaxis": "x", "y": [], "yaxis": "y"}, {"hoverinfo": "skip", "legendgroup": "thresh", "line": {"color": "#DD4040", "dash": "dash", "width": 2}, "mode": "lines", "name": "Threshold", "showlegend": true, "type": "scatter", "x": [0, 1, 2, 3, 4, 5, 6, 7, 8, 9, 10], "xaxis": "x", "y": [0.2936, 0.2936, 0.2936, 0.2936, 0.2936, 0.2936, 0.2936, 0.2936, 0.2936, 0.2936, 0.2936], "yaxis": "y"}, {"hoverinfo": "skip", "legendgroup": "thresh", "line": {"color": "#DD4040", "dash": "dash", "width": 2}, "mode": "lines", "name": "Threshold", "showlegend": false, "type": "scatter", "x": [0, 1, 2, 3, 4, 5, 6, 7, 8, 9, 10], "xaxis": "x", "y": [0.1038, 0.1038, 0.1038, 0.1038, 0.1038, 0.1038, 0.1038, 0.1038, 0.1038, 0.1038, 0.1038], "yaxis": "y"}, {"hoverinfo": "skip", "legendgroup": "thresh", "line": {"color": "#DD4040", "dash": "dash", "width": 2}, "mode": "lines", "name": "Threshold", "showlegend": false, "type": "scatter", "x": [10, 11, 12, 13, 14, 15, 16, 17, 18, 19, 20], "xaxis": "x", "y": [0.2936, 0.2936, 0.2936, 0.2936, 0.2936, 0.2936, 0.2936, 0.2936, 0.2936, 0.2936, 0.2936], "yaxis": "y"}, {"hoverinfo": "skip", "legendgroup": "thresh", "line": {"color": "#DD4040", "dash": "dash", "width": 2}, "mode": "lines", "name": "Threshold", "showlegend": false, "type": "scatter", "x": [10, 11, 12, 13, 14, 15, 16, 17, 18, 19, 20], "xaxis": "x", "y": [0.1038, 0.1038, 0.1038, 0.1038, 0.1038, 0.1038, 0.1038, 0.1038, 0.1038, 0.1038, 0.1038], "yaxis": "y"}, {"hoverinfo": "skip", "line": {"color": "rgba(0,0,0,0)", "shape": "hv"}, "mode": "lines", "name": "Confidence band", "showlegend": false, "type": "scatter", "x": [0, 1, 2, 3, 4, 5, 6, 7, 8, 9, 10], "xaxis": "x", "y": [0.3628, 0.2842, 0.3179, 0.3291, 0.3291, 0.3853, 0.3516, 0.3067, 0.3067, 0.2817, 0.2817], "yaxis": "y"}, {"fill": "tonexty", "fillcolor": "rgba(0.0, 0.7843137254901961, 0.8980392156862745, 0.2)", "hoverinfo": "skip", "line": {"color": "rgba(0,0,0,0)", "shape": "hv"}, "mode": "lines", "name": "Confidence band", "showlegend": true, "type": "scatter", "x": [0, 1, 2, 3, 4, 5, 6, 7, 8, 9, 10], "xaxis": "x", "y": [0.1091, 0.03043, 0.06413, 0.07537, 0.07537, 0.1315, 0.09784, 0.0529, 0.0529, 0.02938, 0.02938], "yaxis": "y"}, {"hoverinfo": "skip", "line": {"color": "rgba(0,0,0,0)", "shape": "hv"}, "mode": "lines", "name": "Confidence band", "showlegend": false, "type": "scatter", "x": [10, 11, 12, 13, 14, 15, 16, 17, 18, 19, 20], "xaxis": "x", "y": [0.3333, 0.3333, 0.4796, 0.4064, 0.3821, 0.4064, 0.4796, 0.3821, 0.3821, 0.3343, 0.3343], "yaxis": "y"}, {"fill": "tonexty", "fillcolor": "rgba(0.0, 0.7843137254901961, 0.8980392156862745, 0.2)", "hoverinfo": "skip", "line": {"color": "rgba(0,0,0,0)", "shape": "hv"}, "mode": "lines", "name": "Confidence band", "showlegend": false, "type": "scatter", "x": [10, 11, 12, 13, 14, 15, 16, 17, 18, 19, 20], "xaxis": "x", "y": [-0.04059, -0.04059, 0.1057, 0.03258, 0.008188, 0.03258, 0.1057, 0.008188, 0.008188, -0.007729, -0.007729], "yaxis": "y"}], "layout": {"annotations": [{"font": {"size": 16}, "showarrow": false, "text": "Missing Values Rate for <b>Age</b>", "x": 0.5, "xanchor": "center", "xref": "paper", "y": 1, "yanchor": "bottom", "yref": "paper"}, {"showarrow": false, "text": "Reference", "x": 4.5, "xref": "x", "xshift": 10, "y": 1.01, "yref": "y domain"}, {"showarrow": false, "text": "Analysis", "x": 14.5, "xref": "x", "xshift": 15, "y": 1.01, "yref": "y domain"}], "height": 500, "hoverlabel": {"bgcolor": "white", "font": {"size": 14}}, "legend": {"itemclick": false, "itemdoubleclick": false, "traceorder": "grouped"}, "paper_bgcolor": "rgba(255,255,255,1)", "plot_bgcolor": "rgba(255,255,255,1)", "shapes": [{"layer": "below", "line": {"color": "#666666", "width": 1}, "type": "line", "x0": 10, "x1": 10, "xref": "x", "y0": 0, "y1": 1, "yref": "y domain"}], "title": {"text": "Data Quality "}, "xaxis": {"anchor": "y", "domain": [0, 1], "linecolor": "#3b0280", "matches": "x", "mirror": true, "showgrid": false, "title": {"text": "Chunk"}, "zeroline": false}, "yaxis": {"anchor": "x", "domain": [0, 1], "linecolor": "#3b0280", "mirror": true, "showgrid": false, "title": {"text": "Missing Values Rate"}, "zeroline": false}}}
